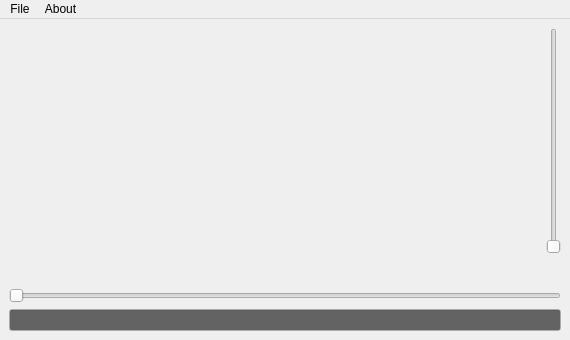
<?xml version="1.0" encoding="UTF-8"?>
<ui version="4.0">
 <class>MWindow</class>
 <widget class="QMainWindow" name="MWindow">
  <property name="geometry">
   <rect>
    <x>0</x>
    <y>0</y>
    <width>570</width>
    <height>340</height>
   </rect>
  </property>
  <property name="minimumSize">
   <size>
    <width>570</width>
    <height>340</height>
   </size>
  </property>
  <property name="windowTitle">
   <string>MWindow</string>
  </property>
  <property name="windowIcon">
   <iconset resource="icons.qrc">
    <normaloff>:/png/media_audio.png</normaloff>:/png/media_audio.png</iconset>
  </property>
  <widget class="QWidget" name="centralwidget">
   <layout class="QGridLayout" name="gridLayout_2">
    <item row="0" column="0">
     <widget class="QWidget" name="wida" native="true">
      <property name="sizePolicy">
       <sizepolicy hsizetype="Expanding" vsizetype="Expanding">
        <horstretch>0</horstretch>
        <verstretch>0</verstretch>
       </sizepolicy>
      </property>
      <property name="minimumSize">
       <size>
        <width>530</width>
        <height>200</height>
       </size>
      </property>
     </widget>
    </item>
    <item row="0" column="1">
     <widget class="QSlider" name="vSlider">
      <property name="minimumSize">
       <size>
        <width>0</width>
        <height>200</height>
       </size>
      </property>
      <property name="toolTip">
       <string>&lt;html&gt;&lt;head/&gt;&lt;body&gt;&lt;p&gt;&lt;span style=&quot; font-size:8pt; font-style:italic; color:#0000ff;&quot;&gt;Volume&lt;/span&gt;&lt;/p&gt;&lt;/body&gt;&lt;/html&gt;</string>
      </property>
      <property name="orientation">
       <enum>Qt::Vertical</enum>
      </property>
     </widget>
    </item>
    <item row="1" column="0" colspan="2">
     <layout class="QGridLayout" name="gridLayout">
      <item row="0" column="3">
       <widget class="QPushButton" name="pushButtonNext">
        <property name="toolTip">
         <string>&lt;html&gt;&lt;head/&gt;&lt;body&gt;&lt;p&gt;&lt;span style=&quot; font-size:8pt; font-style:italic; color:#0000ff;&quot;&gt;Next media&lt;/span&gt;&lt;/p&gt;&lt;/body&gt;&lt;/html&gt;</string>
        </property>
        <property name="text">
         <string/>
        </property>
        <property name="icon">
         <iconset resource="icons.qrc">
          <normaloff>:/png/player_fwd.png</normaloff>:/png/player_fwd.png</iconset>
        </property>
        <property name="flat">
         <bool>true</bool>
        </property>
       </widget>
      </item>
      <item row="0" column="6">
       <widget class="QPushButton" name="pushButtonRepeat">
        <property name="enabled">
         <bool>true</bool>
        </property>
        <property name="font">
         <font>
          <pointsize>8</pointsize>
         </font>
        </property>
        <property name="toolTip">
         <string>&lt;html&gt;&lt;head/&gt;&lt;body&gt;&lt;p&gt;&lt;span style=&quot; font-size:8pt; font-style:italic; color:#0000ff;&quot;&gt;Repeat playlist&lt;/span&gt;&lt;/p&gt;&lt;/body&gt;&lt;/html&gt;</string>
        </property>
        <property name="autoFillBackground">
         <bool>false</bool>
        </property>
        <property name="text">
         <string/>
        </property>
        <property name="icon">
         <iconset resource="icons.qrc">
          <normaloff>:/png/player_repeat1.png</normaloff>
          <disabledoff>:/png/player_repeat2.png</disabledoff>:/png/player_repeat1.png</iconset>
        </property>
        <property name="checkable">
         <bool>false</bool>
        </property>
        <property name="autoRepeat">
         <bool>false</bool>
        </property>
        <property name="autoExclusive">
         <bool>false</bool>
        </property>
        <property name="autoDefault">
         <bool>false</bool>
        </property>
        <property name="default">
         <bool>false</bool>
        </property>
        <property name="flat">
         <bool>true</bool>
        </property>
       </widget>
      </item>
      <item row="0" column="4">
       <widget class="QLabel" name="label">
        <property name="font">
         <font>
          <italic>true</italic>
         </font>
        </property>
        <property name="toolTip">
         <string>&lt;html&gt;&lt;head/&gt;&lt;body&gt;&lt;p&gt;&lt;span style=&quot; font-size:8pt; font-style:italic; color:#0000ff;&quot;&gt;Time&lt;/span&gt;&lt;/p&gt;&lt;/body&gt;&lt;/html&gt;</string>
        </property>
        <property name="text">
         <string/>
        </property>
       </widget>
      </item>
      <item row="0" column="0">
       <widget class="QPushButton" name="pushButtonPlay">
        <property name="font">
         <font>
          <pointsize>8</pointsize>
          <italic>false</italic>
          <underline>false</underline>
          <strikeout>false</strikeout>
          <kerning>true</kerning>
         </font>
        </property>
        <property name="toolTip">
         <string>&lt;html&gt;&lt;head/&gt;&lt;body&gt;&lt;p&gt;&lt;span style=&quot; font-size:8pt; font-style:italic; color:#0000ff;&quot;&gt;Play&lt;/span&gt;&lt;/p&gt;&lt;/body&gt;&lt;/html&gt;</string>
        </property>
        <property name="text">
         <string/>
        </property>
        <property name="icon">
         <iconset resource="icons.qrc">
          <normaloff>:/png/player_play.png</normaloff>:/png/player_play.png</iconset>
        </property>
        <property name="flat">
         <bool>true</bool>
        </property>
       </widget>
      </item>
      <item row="0" column="7">
       <widget class="QPushButton" name="pushButtonPause">
        <property name="font">
         <font>
          <pointsize>8</pointsize>
         </font>
        </property>
        <property name="toolTip">
         <string>&lt;html&gt;&lt;head/&gt;&lt;body&gt;&lt;p&gt;&lt;span style=&quot; font-size:8pt; font-style:italic; color:#0000ff;&quot;&gt;Pause&lt;/span&gt;&lt;/p&gt;&lt;/body&gt;&lt;/html&gt;</string>
        </property>
        <property name="text">
         <string/>
        </property>
        <property name="icon">
         <iconset resource="icons.qrc">
          <normaloff>:/png/player_pause.png</normaloff>:/png/player_pause.png</iconset>
        </property>
        <property name="flat">
         <bool>true</bool>
        </property>
       </widget>
      </item>
      <item row="0" column="8">
       <widget class="QPushButton" name="pushButtonMute">
        <property name="font">
         <font>
          <pointsize>8</pointsize>
         </font>
        </property>
        <property name="toolTip">
         <string>&lt;html&gt;&lt;head/&gt;&lt;body&gt;&lt;p&gt;&lt;span style=&quot; font-size:8pt; font-style:italic; color:#0000ff;&quot;&gt;Mute&lt;/span&gt;&lt;/p&gt;&lt;/body&gt;&lt;/html&gt;</string>
        </property>
        <property name="text">
         <string/>
        </property>
        <property name="icon">
         <iconset resource="icons.qrc">
          <normaloff>:/png/mute_off.png</normaloff>
          <disabledoff>:/png/mute_on.png</disabledoff>:/png/mute_off.png</iconset>
        </property>
        <property name="flat">
         <bool>true</bool>
        </property>
       </widget>
      </item>
      <item row="0" column="9">
       <widget class="QPushButton" name="pushButtonDSP">
        <property name="font">
         <font>
          <italic>true</italic>
         </font>
        </property>
        <property name="toolTip">
         <string>&lt;html&gt;&lt;head/&gt;&lt;body&gt;&lt;p&gt;&lt;span style=&quot; font-size:8pt; font-style:italic; color:#0000ff;&quot;&gt;Effects&lt;/span&gt;&lt;/p&gt;&lt;/body&gt;&lt;/html&gt;</string>
        </property>
        <property name="icon">
         <iconset resource="icons.qrc">
          <normaloff>:/png/dsp_music.png</normaloff>:/png/dsp_music.png</iconset>
        </property>
        <property name="flat">
         <bool>true</bool>
        </property>
       </widget>
      </item>
      <item row="0" column="2">
       <widget class="QPushButton" name="pushButtonPrev">
        <property name="toolTip">
         <string>&lt;html&gt;&lt;head/&gt;&lt;body&gt;&lt;p&gt;&lt;span style=&quot; font-size:8pt; font-style:italic; color:#0000ff;&quot;&gt;Prev. media&lt;/span&gt;&lt;/p&gt;&lt;/body&gt;&lt;/html&gt;</string>
        </property>
        <property name="text">
         <string/>
        </property>
        <property name="icon">
         <iconset resource="icons.qrc">
          <normaloff>:/png/player_rew.png</normaloff>:/png/player_rew.png</iconset>
        </property>
        <property name="flat">
         <bool>true</bool>
        </property>
       </widget>
      </item>
      <item row="0" column="5">
       <widget class="QPushButton" name="pushButtonAdd">
        <property name="toolTip">
         <string>&lt;html&gt;&lt;head/&gt;&lt;body&gt;&lt;p&gt;&lt;span style=&quot; font-size:8pt; font-style:italic; color:#0000ff;&quot;&gt;Add folder&lt;/span&gt;&lt;/p&gt;&lt;/body&gt;&lt;/html&gt;</string>
        </property>
        <property name="autoFillBackground">
         <bool>false</bool>
        </property>
        <property name="text">
         <string/>
        </property>
        <property name="icon">
         <iconset resource="icons.qrc">
          <normaloff>:/png/folder_open2.png</normaloff>:/png/folder_open2.png</iconset>
        </property>
        <property name="iconSize">
         <size>
          <width>20</width>
          <height>20</height>
         </size>
        </property>
        <property name="flat">
         <bool>true</bool>
        </property>
       </widget>
      </item>
      <item row="0" column="1">
       <widget class="QPushButton" name="pushButtonStop">
        <property name="font">
         <font>
          <pointsize>8</pointsize>
         </font>
        </property>
        <property name="toolTip">
         <string>&lt;html&gt;&lt;head/&gt;&lt;body&gt;&lt;p&gt;&lt;span style=&quot; font-size:8pt; font-style:italic; color:#0000ff;&quot;&gt;Stop&lt;/span&gt;&lt;/p&gt;&lt;/body&gt;&lt;/html&gt;</string>
        </property>
        <property name="text">
         <string/>
        </property>
        <property name="icon">
         <iconset resource="icons.qrc">
          <normaloff>:/png/player_stop.png</normaloff>:/png/player_stop.png</iconset>
        </property>
        <property name="flat">
         <bool>true</bool>
        </property>
       </widget>
      </item>
     </layout>
    </item>
    <item row="2" column="0" colspan="2">
     <widget class="QSlider" name="hSlider">
      <property name="minimumSize">
       <size>
        <width>550</width>
        <height>0</height>
       </size>
      </property>
      <property name="toolTip">
       <string>&lt;html&gt;&lt;head/&gt;&lt;body&gt;&lt;p&gt;&lt;span style=&quot; font-style:italic; color:#0000ff;&quot;&gt;Position&lt;/span&gt;&lt;/p&gt;&lt;/body&gt;&lt;/html&gt;</string>
      </property>
      <property name="orientation">
       <enum>Qt::Horizontal</enum>
      </property>
     </widget>
    </item>
    <item row="3" column="0" colspan="2">
     <widget class="QLineEdit" name="MStatus">
      <property name="minimumSize">
       <size>
        <width>550</width>
        <height>0</height>
       </size>
      </property>
      <property name="palette">
       <palette>
        <active>
         <colorrole role="WindowText">
          <brush brushstyle="SolidPattern">
           <color alpha="255">
            <red>255</red>
            <green>255</green>
            <blue>255</blue>
           </color>
          </brush>
         </colorrole>
         <colorrole role="Text">
          <brush brushstyle="SolidPattern">
           <color alpha="255">
            <red>255</red>
            <green>255</green>
            <blue>255</blue>
           </color>
          </brush>
         </colorrole>
         <colorrole role="Base">
          <brush brushstyle="SolidPattern">
           <color alpha="255">
            <red>99</red>
            <green>99</green>
            <blue>99</blue>
           </color>
          </brush>
         </colorrole>
         <colorrole role="PlaceholderText">
          <brush brushstyle="NoBrush">
           <color alpha="128">
            <red>255</red>
            <green>255</green>
            <blue>255</blue>
           </color>
          </brush>
         </colorrole>
        </active>
        <inactive>
         <colorrole role="WindowText">
          <brush brushstyle="SolidPattern">
           <color alpha="255">
            <red>255</red>
            <green>255</green>
            <blue>255</blue>
           </color>
          </brush>
         </colorrole>
         <colorrole role="Text">
          <brush brushstyle="SolidPattern">
           <color alpha="255">
            <red>255</red>
            <green>255</green>
            <blue>255</blue>
           </color>
          </brush>
         </colorrole>
         <colorrole role="Base">
          <brush brushstyle="SolidPattern">
           <color alpha="255">
            <red>99</red>
            <green>99</green>
            <blue>99</blue>
           </color>
          </brush>
         </colorrole>
         <colorrole role="PlaceholderText">
          <brush brushstyle="NoBrush">
           <color alpha="128">
            <red>255</red>
            <green>255</green>
            <blue>255</blue>
           </color>
          </brush>
         </colorrole>
        </inactive>
        <disabled>
         <colorrole role="WindowText">
          <brush brushstyle="SolidPattern">
           <color alpha="255">
            <red>128</red>
            <green>128</green>
            <blue>128</blue>
           </color>
          </brush>
         </colorrole>
         <colorrole role="Text">
          <brush brushstyle="SolidPattern">
           <color alpha="255">
            <red>128</red>
            <green>128</green>
            <blue>128</blue>
           </color>
          </brush>
         </colorrole>
         <colorrole role="Base">
          <brush brushstyle="SolidPattern">
           <color alpha="255">
            <red>255</red>
            <green>255</green>
            <blue>255</blue>
           </color>
          </brush>
         </colorrole>
         <colorrole role="PlaceholderText">
          <brush brushstyle="NoBrush">
           <color alpha="128">
            <red>255</red>
            <green>255</green>
            <blue>255</blue>
           </color>
          </brush>
         </colorrole>
        </disabled>
       </palette>
      </property>
      <property name="font">
       <font>
        <pointsize>8</pointsize>
       </font>
      </property>
      <property name="readOnly">
       <bool>true</bool>
      </property>
     </widget>
    </item>
   </layout>
  </widget>
  <widget class="QMenuBar" name="menubar">
   <property name="geometry">
    <rect>
     <x>0</x>
     <y>0</y>
     <width>570</width>
     <height>20</height>
    </rect>
   </property>
   <widget class="QMenu" name="menuFile">
    <property name="title">
     <string>File</string>
    </property>
    <widget class="QMenu" name="menuMedia">
     <property name="title">
      <string>Media</string>
     </property>
     <addaction name="actionOpenSrc"/>
     <addaction name="actionClearSrc"/>
    </widget>
    <widget class="QMenu" name="menuPlaylist">
     <property name="title">
      <string>Playlist</string>
     </property>
     <addaction name="actionSavePlt"/>
     <addaction name="actionOpenPlt"/>
    </widget>
    <addaction name="menuMedia"/>
    <addaction name="separator"/>
    <addaction name="menuPlaylist"/>
   </widget>
   <widget class="QMenu" name="menuAbout">
    <property name="title">
     <string>About</string>
    </property>
    <addaction name="actionVersion"/>
   </widget>
   <addaction name="menuFile"/>
   <addaction name="menuAbout"/>
  </widget>
  <action name="actionPlay">
   <property name="text">
    <string>Play</string>
   </property>
  </action>
  <action name="actionStop">
   <property name="text">
    <string>Stop</string>
   </property>
  </action>
  <action name="actionPause">
   <property name="checkable">
    <bool>true</bool>
   </property>
   <property name="text">
    <string>Pause</string>
   </property>
   <property name="shortcut">
    <string>Space</string>
   </property>
  </action>
  <action name="actionMute">
   <property name="text">
    <string>Mute/UnMute</string>
   </property>
  </action>
  <action name="actionVersion">
   <property name="icon">
    <iconset resource="icons.qrc">
     <normaloff>:/png/player_info.png</normaloff>:/png/player_info.png</iconset>
   </property>
   <property name="text">
    <string>Version</string>
   </property>
   <property name="shortcut">
    <string>F1</string>
   </property>
  </action>
  <action name="actionFolder">
   <property name="text">
    <string>Folder</string>
   </property>
  </action>
  <action name="actionOpen_list">
   <property name="icon">
    <iconset resource="icons.qrc">
     <normaloff>:/png/folder_open2.png</normaloff>:/png/folder_open2.png</iconset>
   </property>
   <property name="text">
    <string>Open list</string>
   </property>
  </action>
  <action name="actionSavePlt">
   <property name="icon">
    <iconset resource="icons.qrc">
     <normaloff>:/png/save.png</normaloff>:/png/save.png</iconset>
   </property>
   <property name="text">
    <string>Save</string>
   </property>
  </action>
  <action name="actionOpenPlt">
   <property name="icon">
    <iconset resource="icons.qrc">
     <normaloff>:/png/folder_open2.png</normaloff>:/png/folder_open2.png</iconset>
   </property>
   <property name="text">
    <string>Open</string>
   </property>
  </action>
  <action name="actionOpenSrc">
   <property name="icon">
    <iconset resource="icons.qrc">
     <normaloff>:/png/folder_open2.png</normaloff>:/png/folder_open2.png</iconset>
   </property>
   <property name="text">
    <string>Open</string>
   </property>
  </action>
  <action name="actionClearSrc">
   <property name="icon">
    <iconset resource="icons.qrc">
     <normaloff>:/png/deletered.png</normaloff>:/png/deletered.png</iconset>
   </property>
   <property name="text">
    <string>Clear</string>
   </property>
  </action>
 </widget>
 <resources>
  <include location="icons.qrc"/>
 </resources>
 <connections/>
</ui>
